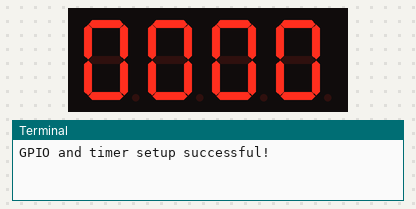
This program was run on a simulated Raspberry Pi (BCM pin numbers). On the bench: 4-digit seven-segment display, the last lines printed to the terminal. Threads take turns every 2 ms.

Above: at 0.1 s.
At 1.1 s:
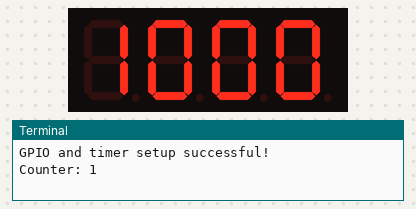
At 4.1 s:
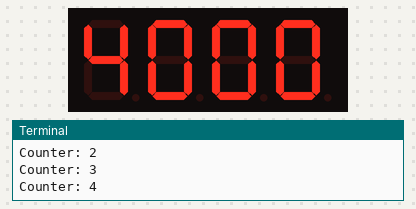
At 6.1 s:
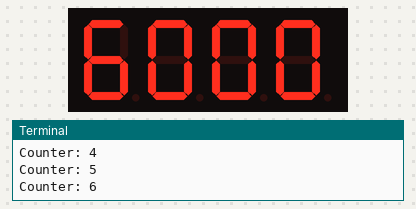
At 9.1 s:
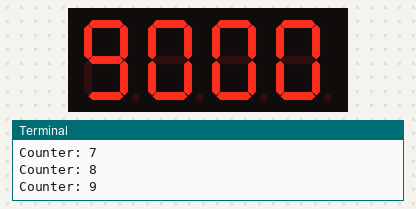
At 19.1 s:
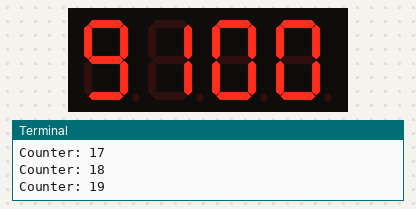

Measured:
- what the display in image 0 shows lasts 1.0 s, from 0.1 s to 1.1 s

The program:

1.1.5_4-Digit.py
```python
#!/usr/bin/env python3

import RPi.GPIO as GPIO
import time
import threading

# Pin definitions for the 74HC595 shift register
SDI_PIN = 24     # Serial Data Input (DS)
RCLK_PIN = 23    # Storage Register Clock (STCP)
SRCLK_PIN = 18   # Shift Register Clock (SHCP)

# Pins for selecting one of the four digits on the 4-digit display
DIGIT_PINS = [10, 22, 27, 17]
NUM_OF_DIGITS = len(DIGIT_PINS)

# Common-anode 7-segment display codes for digits 0-9
SEGMENT_CODES = [0x3f, 0x06, 0x5b, 0x4f, 0x66, 0x6d, 0x7d, 0x07, 0x7f, 0x6f]

# Volatile counter updated by the timer interrupt
counter = 0
timer1 = None

def writeToShiftRegister(data):
    """
    Sends a byte to the 74HC595 shift register.
    Parameters: data - The 8-bit data to send.
    """
    for i in range(8):
        GPIO.output(SDI_PIN, 0x80 & (data << i))
        GPIO.output(SRCLK_PIN, GPIO.HIGH)
        time.sleep(0.0001)
        GPIO.output(SRCLK_PIN, GPIO.LOW)

    GPIO.output(RCLK_PIN, GPIO.HIGH)
    time.sleep(0.0001)
    GPIO.output(RCLK_PIN, GPIO.LOW)

def selectDigit(digitIndex):
    """
    Selects which of the 4 digits to activate.
    Parameters: digitIndex - The index of the digit to activate (0-3).
    """
    # Deactivate all digits first
    for i in range(NUM_OF_DIGITS):
        GPIO.output(DIGIT_PINS[i], GPIO.HIGH)

    # Activate the selected digit by setting its pin to LOW
    if 0 <= digitIndex < NUM_OF_DIGITS:
        GPIO.output(DIGIT_PINS[digitIndex], GPIO.LOW)

def displayNumber():
    """
    Displays a single number on a single digit.
    This function is called rapidly for each digit to create the illusion of a solid number.
    """
    digits = [0] * NUM_OF_DIGITS
    tempCounter = counter

    # Extract each digit from the counter
    digits[0] = tempCounter % 10
    digits[1] = (tempCounter // 10) % 10
    digits[2] = (tempCounter // 100) % 10
    digits[3] = (tempCounter // 1000) % 10

    # Rapidly cycle through each digit, displaying its corresponding number
    for i in range(NUM_OF_DIGITS):
        for j in range(NUM_OF_DIGITS):
            GPIO.output(DIGIT_PINS[j], GPIO.HIGH)

        writeToShiftRegister(SEGMENT_CODES[digits[i]])
        GPIO.output(DIGIT_PINS[i], GPIO.LOW)

        time.sleep(0.0025)

def timerHandler():
    """
    Timer handler function. Increments the counter every second.
    """
    global counter, timer1

    counter += 1
    print(f"Counter: {counter}")

    # Reschedule the timer for 1 second later
    timer1 = threading.Timer(1.0, timerHandler)
    timer1.start()

def setup():
    """
    Initializes hardware, sets up GPIOs and the timer interrupt.
    Returns: 0 on success, 1 on failure.
    """
    global timer1

    try:
        GPIO.setmode(GPIO.BCM)
        GPIO.setwarnings(False)

        # Setup shift register pins
        GPIO.setup(SDI_PIN, GPIO.OUT, initial=GPIO.LOW)
        GPIO.setup(RCLK_PIN, GPIO.OUT, initial=GPIO.LOW)
        GPIO.setup(SRCLK_PIN, GPIO.OUT, initial=GPIO.LOW)

        # Setup digit selection pins
        for i in range(NUM_OF_DIGITS):
            GPIO.setup(DIGIT_PINS[i], GPIO.OUT, initial=GPIO.HIGH)  # Deactivate all digits initially

        # Setup the timer interrupt
        timer1 = threading.Timer(1.0, timerHandler)
        timer1.start()

        print("GPIO and timer setup successful!")
        return 0

    except Exception as e:
        print(f"Failed to setup hardware: {e}")
        return 1

def destroy():
    """
    Clean up function for GPIO resources and timer.
    """
    global timer1

    if timer1:
        timer1.cancel()  # Cancel the timer

    GPIO.cleanup()
    print("GPIO cleanup and timer cancelled")

def main():
    """
    Main function.
    Returns: Integer status code. 0 for success, 1 for error.
    """
    # Initialize the hardware
    if setup() != 0:
        return 1  # Exit if setup fails

    try:
        # Main loop for display multiplexing
        while True:
            displayNumber()
    except KeyboardInterrupt:
        print("\nProgram interrupted by user")
        destroy()
        return 0
    except Exception as e:
        print(f"An error occurred: {e}")
        destroy()
        return 1

# If run this script directly, do:
if __name__ == '__main__':
    main()
```
